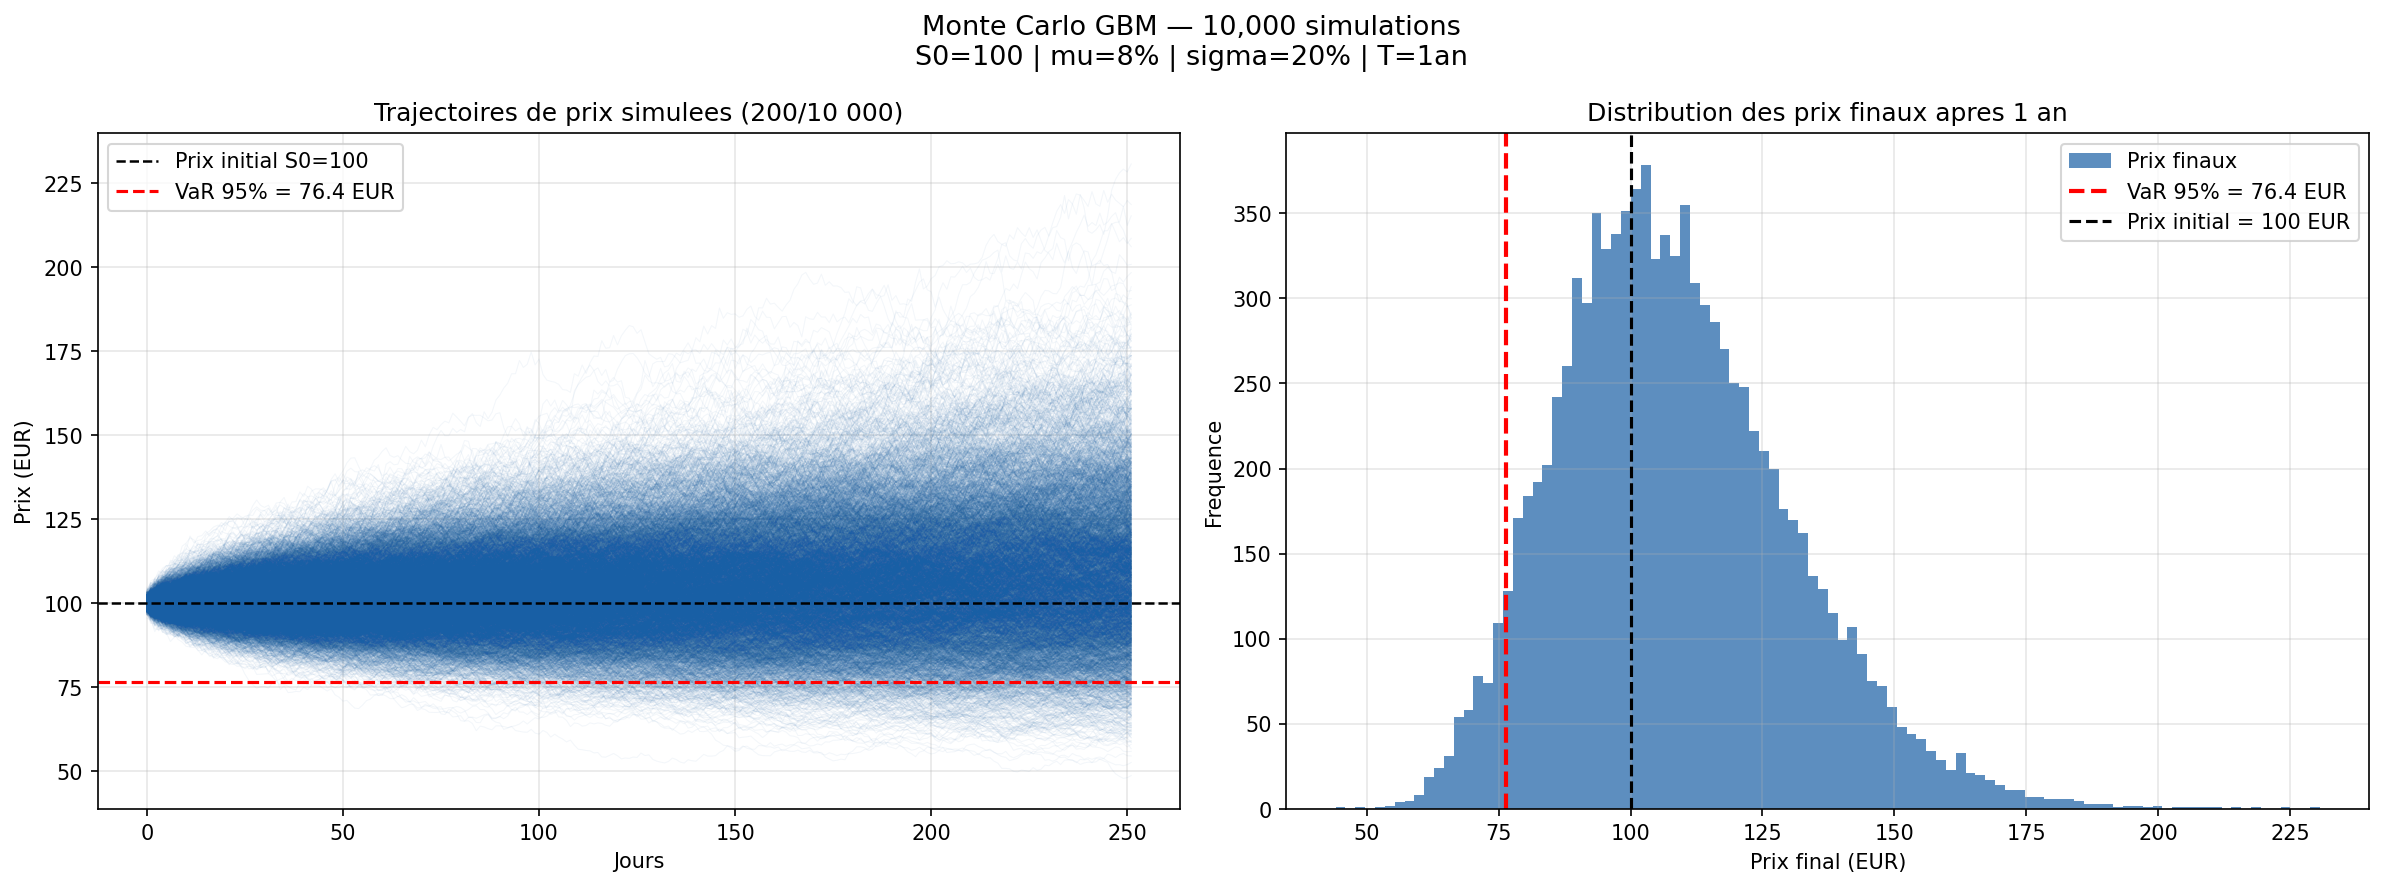

Here is the Python script that generated this plot:
# ============================================================
# Monte Carlo — Simulation GBM 10 000 trajectoires
# Auteur  : raphaelquant
# Date    : Avril 2026
# GitHub  : https://github.com/raphaelquant
# ============================================================
# Ce script simule 10 000 trajectoires de prix via le
# Mouvement Brownien Geometrique (GBM) et calcule la VaR
# Monte Carlo par simulation stochastique.
#
# Formule GBM :
# S(t+dt) = S(t) x exp[(mu - sigma^2/2)*dt + sigma*sqrt(dt)*Z]
# Z ~ N(0,1)
# ============================================================

import numpy as np
import matplotlib.pyplot as plt

# ============================================================
# 1. PARAMETRES DU MODELE
# ============================================================

S0           = 100     # Prix initial de l'actif
mu           = 0.08    # Drift annuel — rendement moyen attendu (8%)
sigma        = 0.20    # Volatilite annualisee (20%)
T            = 1       # Horizon de simulation : 1 an
N            = 252     # Nombre de jours de bourse par an
n_simulations= 10000   # Nombre de trajectoires simulees
dt           = T / N   # Pas de temps journalier

# ============================================================
# 2. SIMULATION MONTE CARLO — MOUVEMENT BROWNIEN GEOMETRIQUE
# ============================================================

# Chocs aleatoires Z ~ N(0,1) — matrice (N jours x n_simulations)
# Chaque colonne = une trajectoire de prix independante
Z = np.random.normal(0, 1, (N, n_simulations))

# Rendements journaliers selon la formule GBM
# (mu - 0.5*sigma^2)*dt = composante deterministe (drift corrige)
# sigma*sqrt(dt)*Z       = composante aleatoire (choc de marche)
rendements = (mu - 0.5*sigma**2)*dt + sigma*np.sqrt(dt)*Z

# Trajectoires de prix via produit cumulatif
# np.cumprod multiplie les facteurs exp(rendement) jour apres jour
# axis=0 = on accumule dans le sens du temps (lignes)
prix = S0 * np.cumprod(np.exp(rendements), axis=0)

# ============================================================
# 3. CALCUL DE LA VAR MONTE CARLO
# ============================================================

# Prix finaux = derniere ligne de la matrice = prix apres 1 an
prix_finaux = prix[-1, :]

# VaR 95% = percentile 5% des prix finaux
# Dans 95% des simulations le prix ne descend pas en dessous de VaR_MC
VaR_MC    = np.percentile(prix_finaux, 5)
perte_pct = (VaR_MC - S0) / S0 * 100

print("=" * 55)
print("   MONTE CARLO — SIMULATION GBM 10 000 TRAJECTOIRES")
print("=" * 55)

print("\n--- Parametres ---")
print(f"  Prix initial (S0)      : {S0} EUR")
print(f"  Drift annuel (mu)      : {mu*100:.1f}%")
print(f"  Volatilite (sigma)     : {sigma*100:.1f}%")
print(f"  Horizon                : {T} an ({N} jours)")
print(f"  Simulations            : {n_simulations:,}")

print("\n--- Resultats ---")
print(f"  Prix moyen simule      : {np.mean(prix_finaux):.2f} EUR")
print(f"  Prix median simule     : {np.median(prix_finaux):.2f} EUR")
print(f"  Prix min simule        : {np.min(prix_finaux):.2f} EUR")
print(f"  Prix max simule        : {np.max(prix_finaux):.2f} EUR")

print("\n--- VaR Monte Carlo 95% ---")
print(f"  VaR MC (prix plancher) : {VaR_MC:.2f} EUR")
print(f"  Perte maximale 95%     : {perte_pct:.2f}%")
print(f"  Interpretation         : dans 95% des simulations,")
print(f"                           le prix reste au-dessus de {VaR_MC:.2f} EUR")

# ============================================================
# 4. GRAPHIQUES
# ============================================================

fig, axes = plt.subplots(1, 2, figsize=(16, 6))
fig.suptitle(
    f"Monte Carlo GBM — {n_simulations:,} simulations\n"
    f"S0={S0} | mu={mu*100:.0f}% | sigma={sigma*100:.0f}% | T={T}an",
    fontsize=13
)

# --- Graphique 1 : Trajectoires de prix ---
# On affiche seulement 200 trajectoires pour la lisibilite
axes[0].plot(prix[:, :5000], alpha=0.05, color="#185FA5", linewidth=0.5)
axes[0].axhline(y=S0, color="black", linewidth=1.2,
                linestyle="--", label=f"Prix initial S0={S0}")
axes[0].axhline(y=VaR_MC, color="red", linewidth=1.5,
                linestyle="--", label=f"VaR 95% = {VaR_MC:.1f} EUR")
axes[0].set_title("Trajectoires de prix simulees (200/10 000)")
axes[0].set_xlabel("Jours")
axes[0].set_ylabel("Prix (EUR)")
axes[0].legend()
axes[0].grid(True, alpha=0.3)

# --- Graphique 2 : Distribution des prix finaux ---
# Histogramme des 10 000 prix finaux apres 1 an
axes[1].hist(prix_finaux, bins=100, color="#185FA5",
             alpha=0.7, edgecolor="none", label="Prix finaux")
axes[1].axvline(x=VaR_MC, color="red", linewidth=2,
                linestyle="--", label=f"VaR 95% = {VaR_MC:.1f} EUR")
axes[1].axvline(x=S0, color="black", linewidth=1.5,
                linestyle="--", label=f"Prix initial = {S0} EUR")
axes[1].set_title("Distribution des prix finaux apres 1 an")
axes[1].set_xlabel("Prix final (EUR)")
axes[1].set_ylabel("Frequence")
axes[1].legend()
axes[1].grid(True, alpha=0.3)

plt.tight_layout()
plt.savefig("monte_carlo.png", dpi=150, bbox_inches="tight")
print("\nGraphique sauvegarde : monte_carlo.png")
plt.show()
